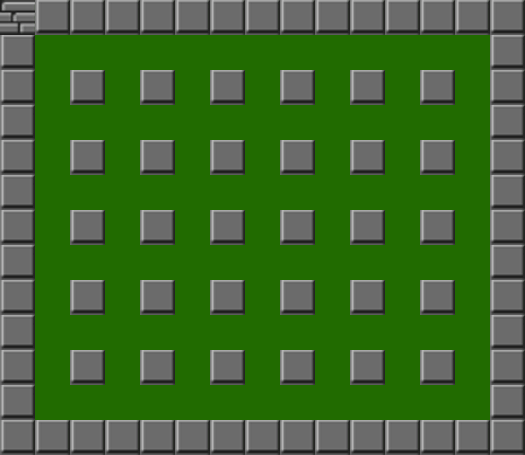

Tiled map render using the project's own tile images. Description and the whole map definition, tile-layer contents included, below:
An orthogonal 15x13 tile map with 35x35 px tiles, 2 tile layers (static-blocks, despicable-block) and 1 object.

<map version="1.0" orientation="orthogonal" width="15" height="13" tilewidth="35" tileheight="35">
 <tileset firstgid="1" name="map" tilewidth="35" tileheight="35">
  <image source="../../img/tileset.png" width="105" height="35" />
 </tileset>
 <layer name="static-blocks" width="15" height="13">
  <data encoding="csv">
2,2,2,2,2,2,2,2,2,2,2,2,2,2,2,
2,3,3,3,3,3,3,3,3,3,3,3,3,3,2,
2,3,2,3,2,3,2,3,2,3,2,3,2,3,2,
2,3,3,3,3,3,3,3,3,3,3,3,3,3,2,
2,3,2,3,2,3,2,3,2,3,2,3,2,3,2,
2,3,3,3,3,3,3,3,3,3,3,3,3,3,2,
2,3,2,3,2,3,2,3,2,3,2,3,2,3,2,
2,3,3,3,3,3,3,3,3,3,3,3,3,3,2,
2,3,2,3,2,3,2,3,2,3,2,3,2,3,2,
2,3,3,3,3,3,3,3,3,3,3,3,3,3,2,
2,3,2,3,2,3,2,3,2,3,2,3,2,3,2,
2,3,3,3,3,3,3,3,3,3,3,3,3,3,2,
2,2,2,2,2,2,2,2,2,2,2,2,2,2,2
</data>
 </layer>
 <layer name="despicable-block" width="15" height="13">
  <data encoding="csv">
1,0,0,0,0,0,0,0,0,0,0,0,0,0,0,
0,0,0,0,0,0,0,0,0,0,0,0,0,0,0,
0,0,0,0,0,0,0,0,0,0,0,0,0,0,0,
0,0,0,0,0,0,0,0,0,0,0,0,0,0,0,
0,0,0,0,0,0,0,0,0,0,0,0,0,0,0,
0,0,0,0,0,0,0,0,0,0,0,0,0,0,0,
0,0,0,0,0,0,0,0,0,0,0,0,0,0,0,
0,0,0,0,0,0,0,0,0,0,0,0,0,0,0,
0,0,0,0,0,0,0,0,0,0,0,0,0,0,0,
0,0,0,0,0,0,0,0,0,0,0,0,0,0,0,
0,0,0,0,0,0,0,0,0,0,0,0,0,0,0,
0,0,0,0,0,0,0,0,0,0,0,0,0,0,0,
0,0,0,0,0,0,0,0,0,0,0,0,0,0,0
</data>
 </layer>
 <objectgroup name="despicable-collision" width="15" height="13">
  <object x="1" y="0" width="33" height="33" />
 </objectgroup>
</map>